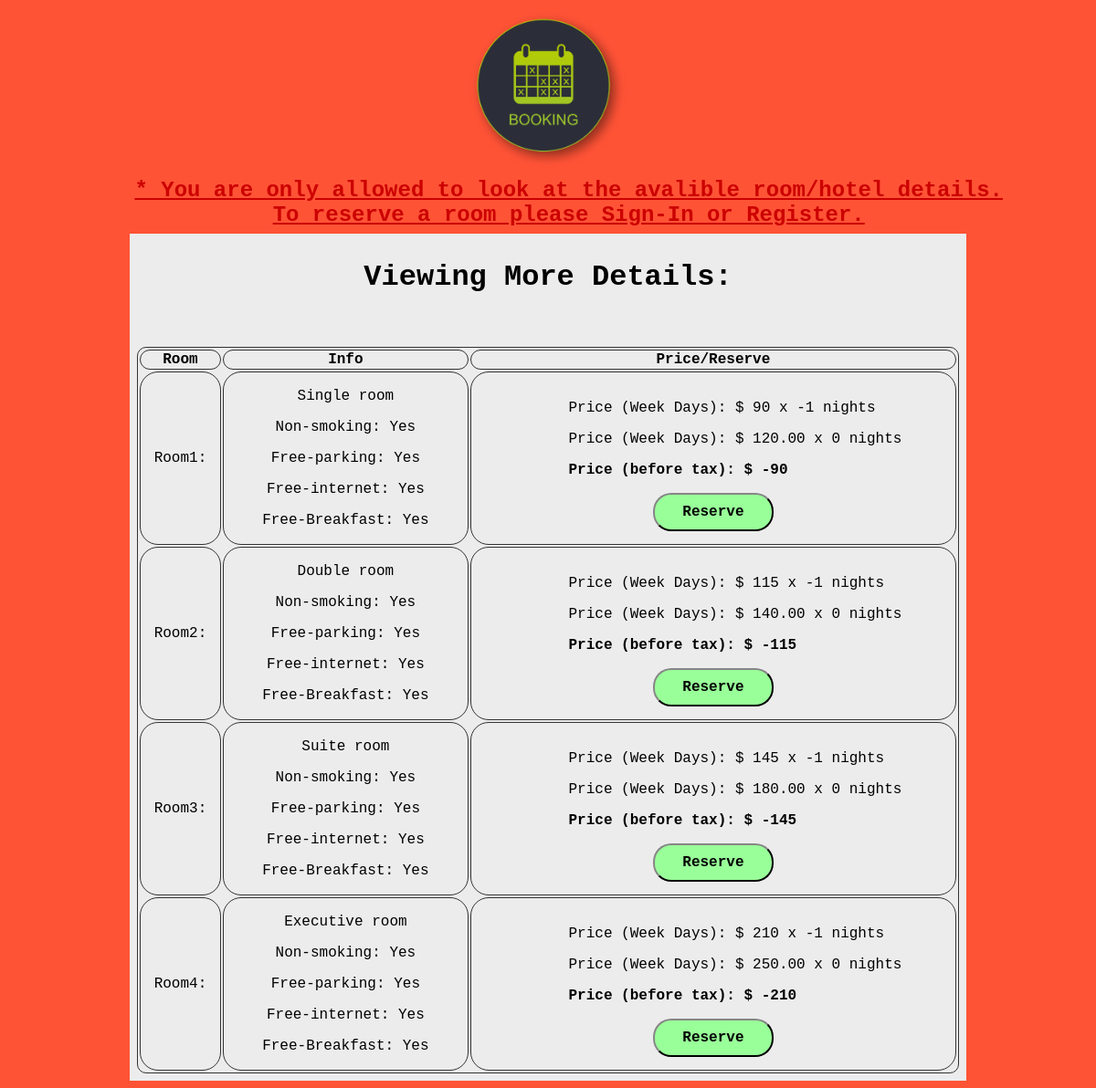
The page /showhotel_pg.php?room=6 on the database its author committed.
### tables this page shows
CREATE TABLE IF NOT EXISTS `room` (
  `Rm_id` int(11) NOT NULL,
  `Rm_number` varchar(10) NOT NULL,
  `Rm_name` varchar(40) NOT NULL,
  `Rm_status` varchar(10) NOT NULL,
  `Rm_smoke` tinyint(1) NOT NULL,
  `Rm_max_Capacity` int(11) NOT NULL,
  `Rm_price` decimal(4,0) NOT NULL,
  `Rm_Hotel_id` int(11) NOT NULL,
  `room_type_id` int(11) NOT NULL,
  `Rm_number_beds` int(11) NOT NULL,
  `Rm_price_weekend` decimal(6,2) NOT NULL,
  `Rm_free_barking` tinyint(1) NOT NULL,
  `Rm_free_breakfast` tinyint(1) NOT NULL,
  `Rm_free_internet` tinyint(1) NOT NULL,
  PRIMARY KEY (`Rm_id`),
  KEY `room_type_id` (`room_type_id`) USING BTREE,
  KEY `Rm_Hotel_id` (`Rm_Hotel_id`)
);

CREATE TABLE IF NOT EXISTS `room_type` (
  `Typ_id` int(11) NOT NULL,
  `Typ_description` varchar(80) NOT NULL,
  PRIMARY KEY (`Typ_id`)
);

### showhotel_pg.php (the view, shortened to what this page needs)
<!DOCTYPE html>
<html>
<head>
	<link rel="stylesheet" type="text/css" href="css/styles.css<?php echo '?rnd_'.urlencode(time()).'='.urlencode(rand()); ?>"/>
</head>
<body>
	<nav>
		<div class="section_1">
			<?php
				if (!isset($_SESSION['ses_valid'])) {
					echo "<div style='margin:auto;' class='logo_div_mid'>
							<a href='index.php'><img src='img/logo.png' class='mid_logo' id='logo_mid'></a>
						</div>
						<h3 id='msg_to_nonuser'>* You are only allowed to look at the avalible room/hotel details.<br>To reserve a room please Sign-In or Register.</h3>";
				}
			?>
	</nav>
	<div class="pg2_div" >
		<h1>Viewing More Details:</h1>
		<br><br>
		<table class="page_2_table">
			<?php
			include_once "connection.php";
			$room_htl_id = intval($_GET['room']);
			$weekdays_stay = intval($_GET['weekday_days']);
			$weeknights_stay = intval($_GET['weekend_days']);
			$weekday_nights_stay = $weekdays_stay - 1;
			$weekend_nights_stay = $weeknights_stay;
			mysqli_select_db($conn,"room");
			$sql = "SELECT * FROM room WHERE Rm_Hotel_id ='" . $room_htl_id . "'";
			$result = mysqli_query($conn, $sql);
			if ($result->num_rows > 0) {
				echo"<tr>
				<th>Room</th>
				<th>Info</th>
				<th>Price/Reserve</th>
				</tr>";
				while($row = $result->fetch_assoc()) {
					$room_type = intval($row['room_type_id']);
					$sqllll = "SELECT * FROM room_type WHERE Typ_id ='" . $room_type . "'" ;
					$type_room = $conn->query($sqllll);
					$type = $type_room->fetch_assoc();
					if(intval($row['Rm_status'] == 0)){
						$total_room_price = $weekday_nights_stay*($row["Rm_price"]) + $weekend_nights_stay*($row["Rm_price_weekend"]);
						$get_smoking = "";
						if($row['Rm_smoke'] == 0){$get_smoking = "Yes";}else{$get_smoking = "No";}
						$get_parking = "";
						if($row['Rm_free_barking'] == 1){$get_parking = "Yes";}else{$get_parking = "No";}
						$get_internet = "";
						if($row['Rm_free_internet'] == 1){$get_internet = "Yes";}else{$get_internet = "No";}
						$get_breakfast = "";
						if($row['Rm_free_breakfast'] == 1){$get_breakfast = "Yes";}else{$get_breakfast = "No";}
						echo "<tr>
						<td>
						<p value=". $row["Rm_name"].">" . $row['Rm_name'] . ":</p>
						</td>
						<td>
						<p value=". $type["Typ_description"].">" . $type["Typ_description"] . " room</p>
						<p>Non-smoking: " . $get_smoking . "</p>
						<p>Free-parking: " . $get_parking . " </p>
						<p>Free-internet: " . $get_internet . "</p>
						<p>Free-Breakfast: " . $get_breakfast . "</p>
						</td>
						<td id='price_display_col'>
						<p value=". $row["Rm_price"].">Price (Week Days): $ ". $row["Rm_price"]." x ".$weekday_nights_stay." nights</p>
						<p value=". $row["Rm_price"].">Price (Week Days): $ ". $row["Rm_price_weekend"]." x ".$weekend_nights_stay." nights</p>
						<p id='total_price_btax' value=". $row["Rm_price"].">Price (before tax): $ ". $total_room_price." </p>";
						if (isset($_SESSION['gst_first_name'])) {
							echo "<button id=". $row["Rm_id"]."  onclick='confirmStay(this.id, $room_htl_id, $total_room_price)' >Reserve</button>";
						}else{
							echo "<button id=". $row["Rm_id"]." onclick='confirmStayButNotLoggedIn(this.id, $room_htl_id, $total_room_price)'>Reserve</button>";
						}
						echo"</td>
						</tr>";
					}
				}
			}else {
				echo "<h2 style='text-align: center;' id='noRoom'>NO ROOMS AVAILABLE FOR THIS HOTEL :(</h2>";
				echo "<h3 style='text-align: center;' id='noRoom'>Please try another hotel...</h3>";
			}
			?>
		</table>
	</div>
</body>
</html>

### css/styles.css (style rules this page uses)
body { background-image: url("../img/wallpaper.jpg"); background-repeat: no-repeat; background-attachment: fixed; background-position: center center; background-size: cover; background-color: #FF5336; font-family: Courier New; font-size: 16px; text-align: center; }
.logo_div_mid #logo_mid { max-width: 10%; width: 100%; }
.logo_div *, .logo_div_mid * { -moz-box-sizing: border-box; -webkit-box-sizing: border-box; box-sizing: border-box; margin: 0; padding: 0; }
.logo_div , .logo_div_mid { position: relative; margin: 1%; overflow: hidden; width: 540px; max-width: 18%; width: 100%; }
.logo_div #logo, .logo_div_mid #logo_mid { max-width: 100%; -moz-transition: all 0.3s; -webkit-transition: all 0.3s; transition: all 0.3s; }
nav { resize: both; display: inline-block; max-width: 1000px; width: 100%; top: 25; left: 0; right: 0; margin: 0 auto; align-items: center; text-align: center; }
#msg_to_nonuser { display: block; margin: 0px auto; padding-top: 10px; padding: 2px; margin-bottom: 0.5%; font-family: Courier New; font-size: 18px; font-weight: bold; color: #cc0000; font-weight: bold; text-decoration: underline; }
.section_1 #msg_to_nonuser { float: right; font-size: 24px; }
.pg2_div { margin-left:auto; margin-right:auto; margin-top: auto; margin-bottom: auto; max-width: 900px; width: 100%; padding: 8px; background: #ececec; }
table { width: 100%; }
.pg2_div table { border: 1px solid black; border-radius: 10px; border-color: #323232; }
.page_2_table th { border: 1px solid black; border-radius: 20px; border-color: #323232; }
.page_2_table td { border: 1px solid black; border-radius: 20px; border-color: #323232; }
.page_2_table, .table_hotel_details { text-align: center; }
.page_2_table button { font-family: Courier New; font-size: 16px; font-weight: bold; display: inline-block; color: #000000; border-color: #323232; border-radius: 20px; display: inline-block; margin: 0px auto; padding: 10px 30px; text-align: center; background-color: #99ff99; background-image: url("../img/wallpaper.jpg"); background-repeat: no-repeat; background-attachment: fixed; background-position: center center; background-size: cover; }
#total_price_btax { font-weight: bold; }
#price_display_col p { text-align: left; margin-left: 20%; }

### rows shown on the page
room: Rm_name "Room1", room_type.Typ_description "Single", Rm_smoke "Yes", Rm_free_barking "Yes", Rm_free_internet "Yes", Rm_free_breakfast "Yes", Rm_price "90", Rm_price_weekend "120.00", total_room_price "-90"
room: Rm_name "Room2", room_type.Typ_description "Double", Rm_smoke "Yes", Rm_free_barking "Yes", Rm_free_internet "Yes", Rm_free_breakfast "Yes", Rm_price "115", Rm_price_weekend "140.00", total_room_price "-115"
room: Rm_name "Room3", room_type.Typ_description "Suite", Rm_smoke "Yes", Rm_free_barking "Yes", Rm_free_internet "Yes", Rm_free_breakfast "Yes", Rm_price "145", Rm_price_weekend "180.00", total_room_price "-145"
room: Rm_name "Room4", room_type.Typ_description "Executive", Rm_smoke "Yes", Rm_free_barking "Yes", Rm_free_internet "Yes", Rm_free_breakfast "Yes", Rm_price "210", Rm_price_weekend "250.00", total_room_price "-210"
